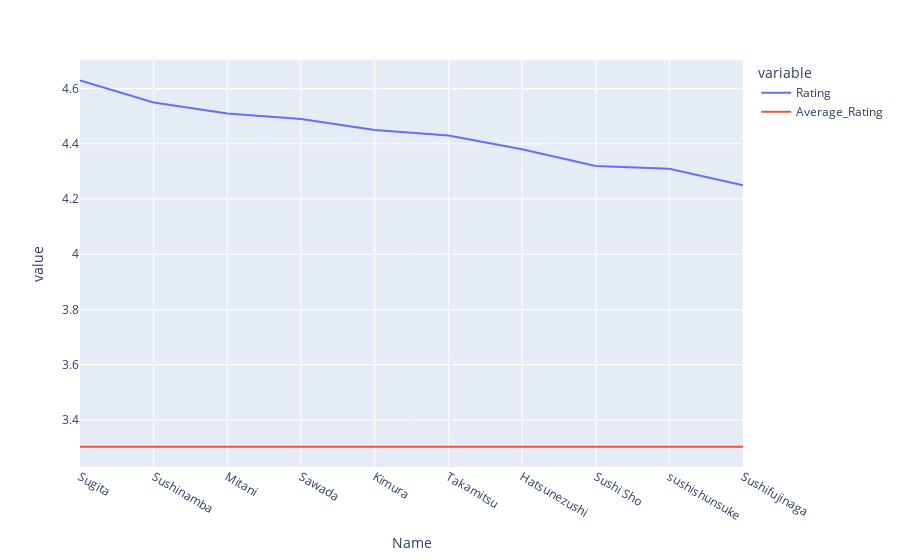

Notebook code cell kept with this figure:
### Code cell
px.line(top10_rating, x = 'Name', y = ['Rating', 'Average_Rating'])

### Figure 1 — Plotly figure (JSON) as saved in the notebook; plotly's stock layout.template omitted (floating-point values rounded to 4 significant figures)
{"data": [{"hovertemplate": "variable=Rating<br>Name=%{x}<br>value=%{y}<extra></extra>", "legendgroup": "Rating", "line": {"color": "#636efa", "dash": "solid"}, "mode": "lines", "name": "Rating", "orientation": "v", "showlegend": true, "type": "scatter", "x": ["Sugita", "Sushinamba", "Mitani", "Sawada", "Kimura", "Takamitsu", "Hatsunezushi", "Sushi Sho", "sushishunsuke", "Sushifujinaga"], "xaxis": "x", "y": [4.63, 4.55, 4.51, 4.49, 4.45, 4.43, 4.38, 4.32, 4.31, 4.25], "yaxis": "y"}, {"hovertemplate": "variable=Average_Rating<br>Name=%{x}<br>value=%{y}<extra></extra>", "legendgroup": "Average_Rating", "line": {"color": "#EF553B", "dash": "solid"}, "mode": "lines", "name": "Average_Rating", "orientation": "v", "showlegend": true, "type": "scatter", "x": ["Sugita", "Sushinamba", "Mitani", "Sawada", "Kimura", "Takamitsu", "Hatsunezushi", "Sushi Sho", "sushishunsuke", "Sushifujinaga"], "xaxis": "x", "y": [3.303, 3.303, 3.303, 3.303, 3.303, 3.303, 3.303, 3.303, 3.303, 3.303], "yaxis": "y"}], "layout": {"legend": {"title": {"text": "variable"}, "tracegroupgap": 0}, "margin": {"t": 60}, "xaxis": {"anchor": "y", "domain": [0, 1], "title": {"text": "Name"}}, "yaxis": {"anchor": "x", "domain": [0, 1], "title": {"text": "value"}}}}
